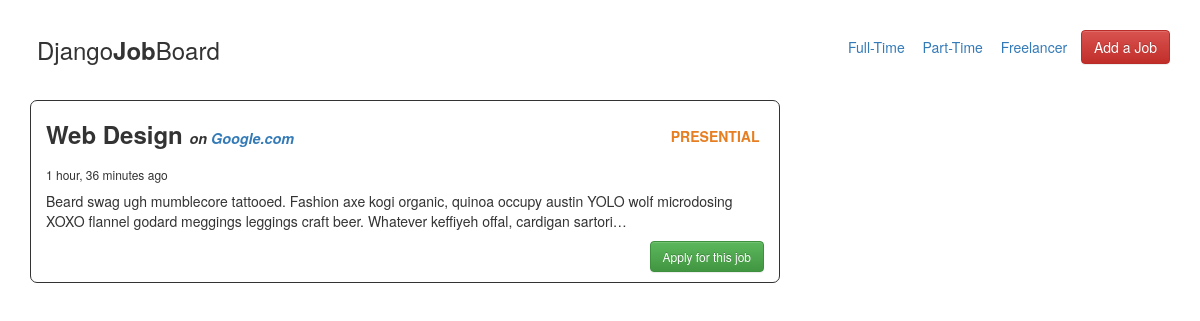
Before: / with the older database file.
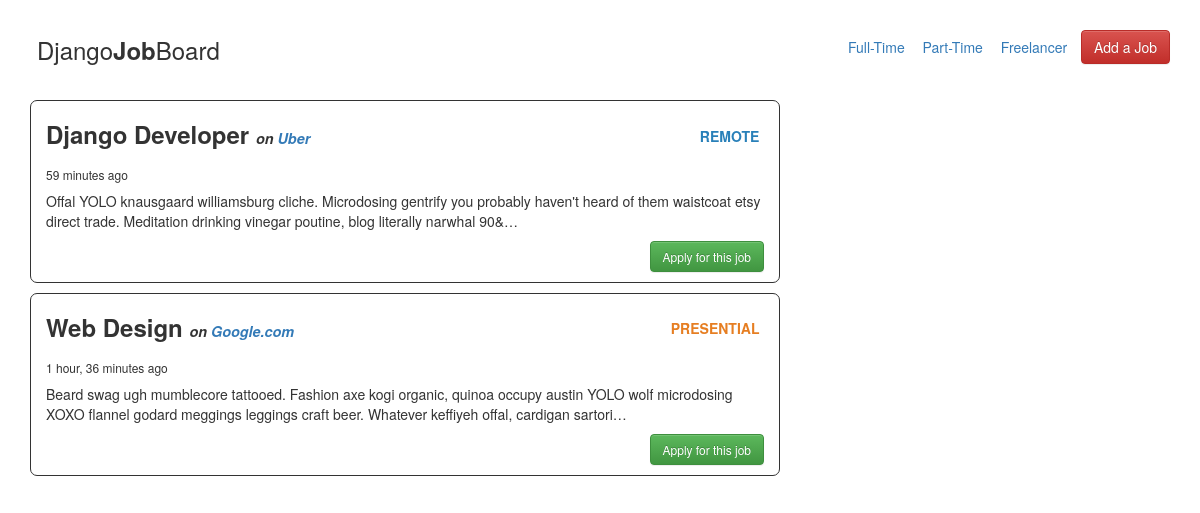
After: the same page with the newer database file.
### job_board/models.py (models this page shows, shortened)
class Job(models.Model):
    title = models.CharField(max_length=140)
    description = models.TextField()
    category = models.ForeignKey('Category')
    job_type = models.ForeignKey('JobType')
    url = models.URLField()
    company = models.CharField(max_length=140)
    salary = models.DecimalField(default=0, max_digits=19, decimal_places=2)
    slug = models.SlugField(unique=True, editable=False)
    timestamp = models.DateTimeField(auto_now=True, auto_now_add=False)
    class Meta:
        ordering = ['-timestamp']

class JobType(models.Model):
    name = models.CharField(max_length=100)
    timestamp = models.DateTimeField(auto_now=True, auto_now_add=False)
    def __str__(self):
        return self.name

### job_board/views.py (the view)
# urls.py: url(r'^$', views.job_list, name='index'),
def job_list(request):
    jobs = Job.objects.all()
    return render(request, 'jobs/job_list.html', {'jobs': jobs})

### job_board/templates/jobs/job_list.html
{% extends 'jobs/base.html' %}
{% block content %}
{% for job in jobs %}
<div id="job" class="job">
    <div class="job-title">
        <h5 class="{{ job.job_type }} job-type">{{ job.job_type }}</h5>
        <h3 class='job-title'>{{ job.title|title }} <span class="job-co"> on <a class="job-url" target="_blank" href="{{ job.url }}">{{ job.company }}</a></span></h3>
    </div>
    <div class="clearfix">
        <p><h6 class="timestamp">{{ job.timestamp|timesince }} ago</h6></p>
        <p class="job-description"> {{ job.description|linebreaks|truncatechars:200 }}</p>
        <a class="btn btn-success read-more" href="{% url 'job_detail' slug=job.slug %}">Apply for this job</a>
    </div>
</div>
{% endfor %}
{% endblock content %}

Changed rows visible on the page:
added Job: job_type "REMOTE", title "Django Developer", company "Uber", timestamp "59 minutes", description "Offal YOLO knausgaard williamsburg cliche. Microdosing gentrify you probably haven't heard of them waistcoat etsy direct trade. Meditation drinking vinegar poutine, blog literally narwhal 90&…"
